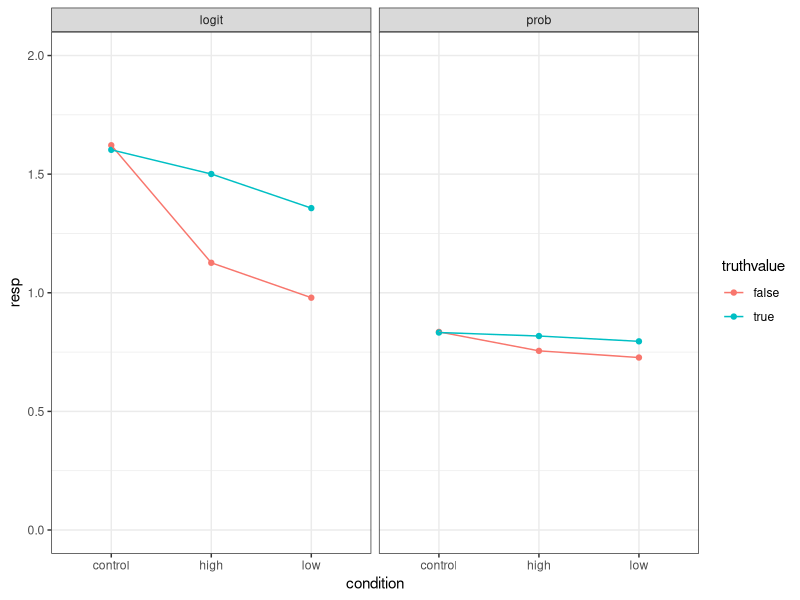
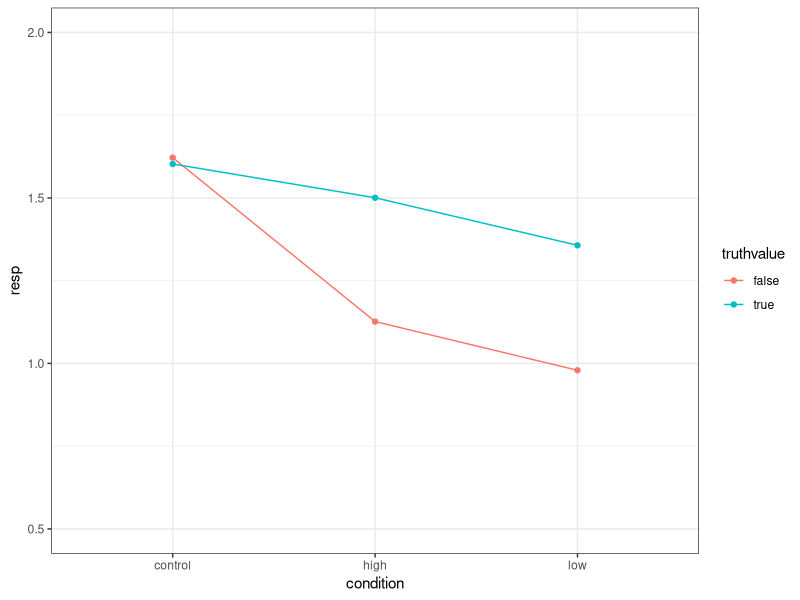
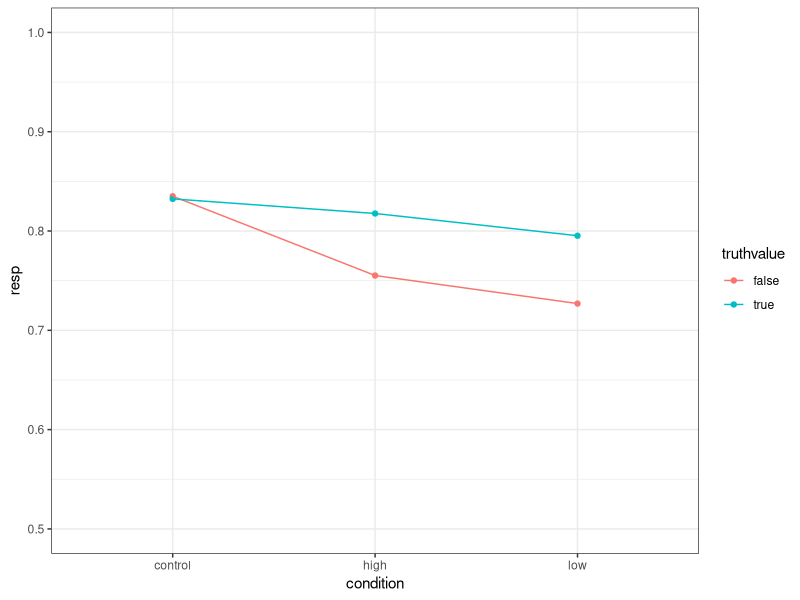
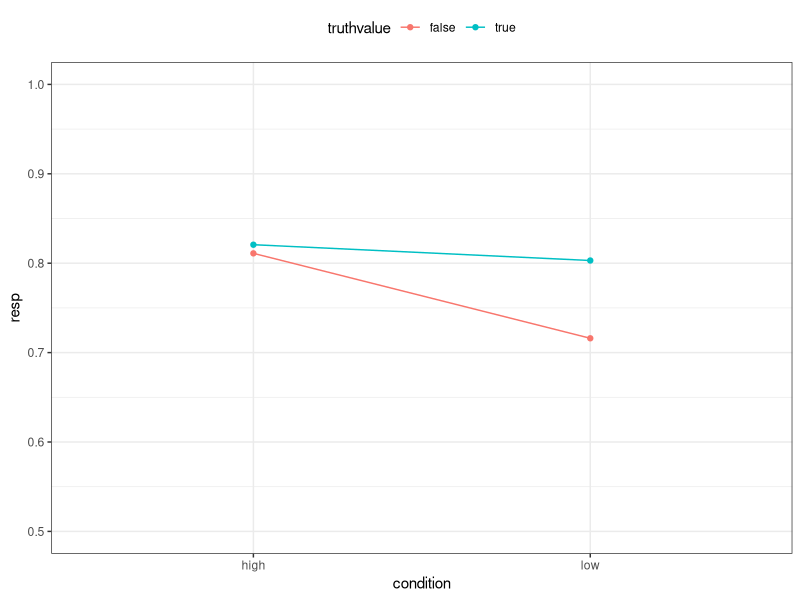
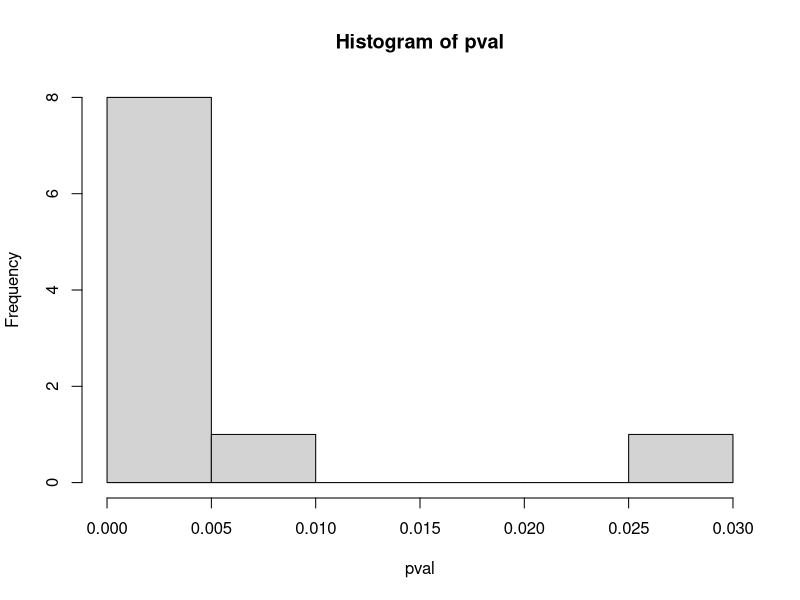
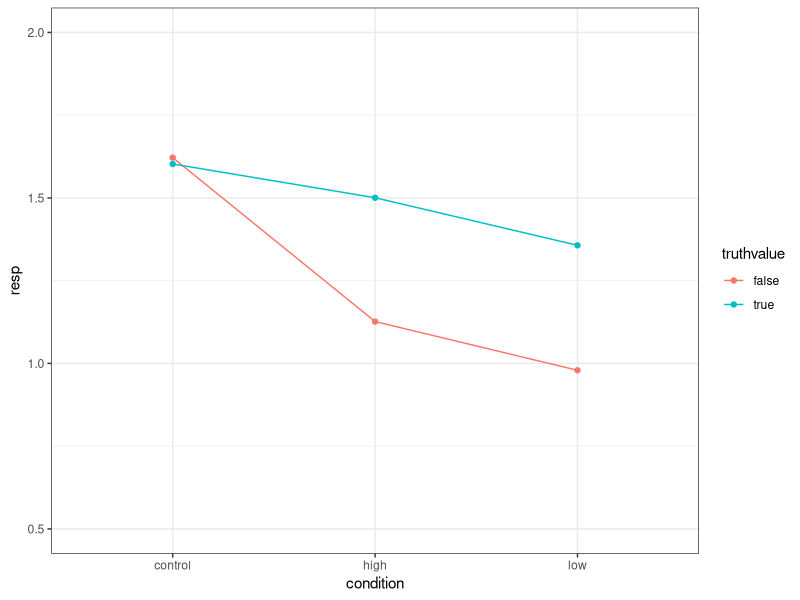
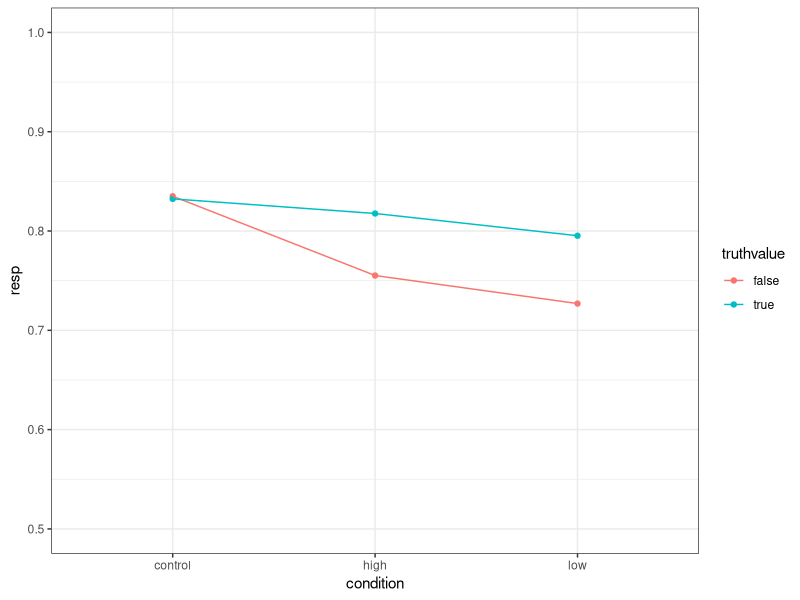
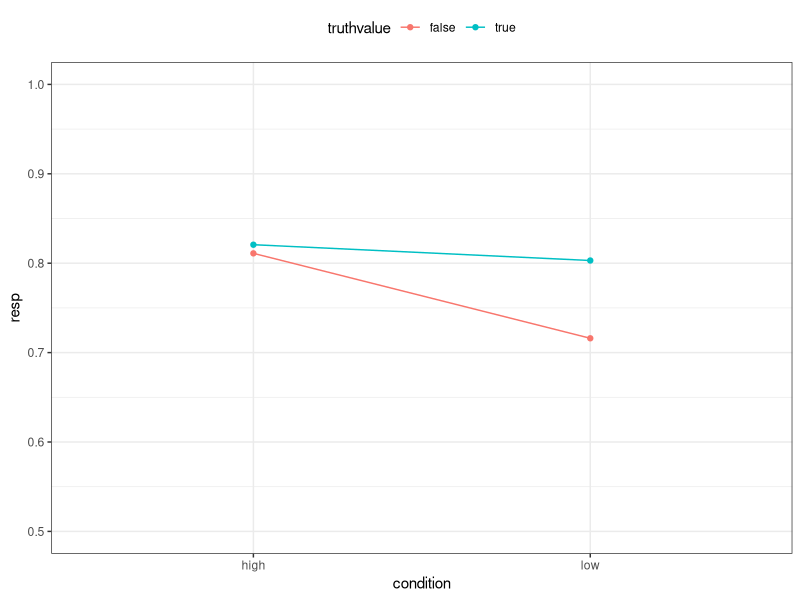

Generate these figures, in order, with R: (Note: a time limit stopped this script after it produced the figures.)
# powersimulation_GLMM_NW.R
#
# content: (1) Read data
#           (1.1) Data for Study 1
#           (1.2) Data for Study 2
#          (2) Analysis Study 1 
#          (3) Data simulation
#          (4) Power simulation
#          (5) Parameter recovery
#          (6) Estimation of inflation effect
#          (7) Analysis Study 2
#
# input:  data_by_trial.csv
#         Data_Nora.txt
# output: pval.RData
#         par_rev.RData
#         predlogit.pdf
#         predprob.pdf
#         find_params.pdf
#         inflation.pdf
#
# created: Jan/20/2023, NW
# last mod: Feb/02/2023, NW

# setwd("C:/Users/nwickelmaier/Nextcloud/Documents/teaching/regression/08_power_simulation/")

library(lme4)
library(ggplot2)

#--------------- (1) Read data ---------------

#--------------- (1.1) Data for Study 1
dat0 <- read.csv("data_by_trial.csv", row.names = "X")

# VP ausschließen: 18023, 52409, 63779, 73209 
dat0 <- dat0[!dat0$participantID %in% c(18023, 52409, 63779, 73209), ]
dat0 <- dat0[dat0$Position != 81, ]
dat0$itemID <- paste0(dat0$Text_x, dat0$Position)

# only targets
dat1 <- dat0[dat0$Position %in% 1:40, ]
dat1$condition <- factor(dat1$condition)
dat1$truthvalue <- factor(dat1$truthvalue)

rm(dat0)

#--------------- (1.2) Data for Study 2
dat2 <- na.omit(read.table("Data_Nora.txt", row.names = "X", na.string = ""))
dat2$truthvalue <- factor(dat2$truthvalue)
dat2$condition <- factor(dat2$condition)
dat2$participantID <- factor(dat2$participantID)
dat2$itemID <- factor(dat2$itemID)

#--------------- (2) Analysis Study 1 ---------------

# Model predictions
glm1 <- glmer(correctAnswer ~ truthvalue*condition + (1|participantID) +
              (1|itemID), dat1, family = binomial)
summary(glm1)
#xtable::xtable(summary(glm1)$coef)

dat1$logit <- predict(glm1, re.form = NA)
dat1$prob <- predict(glm1, type = "resp", re.form = NA)

logit <- aggregate(logit ~ truthvalue + condition, dat1, mean)
names(logit)[3] <- "resp"
prob <- aggregate(prob ~ truthvalue + condition, dat1, mean)
names(prob)[3] <- "resp"

datm1 <- rbind(prob, logit)
datm1$type <- factor(rep(c("prob", "logit"), each = 6))

ggplot(data = datm1) + 
  geom_point(mapping = aes(x = condition, y = resp, color = truthvalue)) +
  geom_line(mapping = aes(x = as.numeric(condition), y = resp, color = truthvalue)) +
  ylim(0, 2) +
  theme_bw() +
  facet_wrap(vars(type))

ggplot(data = datm1[datm1$type == "logit",]) + 
  geom_point(mapping = aes(x = condition, y = resp, color = truthvalue)) +
  geom_line(mapping = aes(x = as.numeric(condition), y = resp, color = truthvalue)) +
  ylim(0.5, 2) +
  theme_bw() +
  theme(legend.background = element_rect(fill = "transparent"),
      legend.box.background = element_rect(fill = "transparent", color = NA),
      legend.key = element_rect(fill = "transparent"),
      panel.background = element_rect(fill = "transparent"),
      strip.background = element_rect(fill = "transparent"),
      strip.text = element_text(face = "bold"),
      plot.background = element_rect(fill = "transparent", color = NA),
      )

ggsave("figures/predlogit.pdf", width = 4.75, height = 3.375)

ggplot(data = datm1[datm1$type == "prob",]) + 
  geom_point(mapping = aes(x = condition, y = resp, color = truthvalue)) +
  geom_line(mapping = aes(x = as.numeric(condition), y = resp, color = truthvalue)) +
  ylim(0.5, 1) +
  theme_bw() +
  theme(legend.background = element_rect(fill = "transparent"),
      legend.box.background = element_rect(fill = "transparent", color = NA),
      legend.key = element_rect(fill = "transparent"),
      panel.background = element_rect(fill = "transparent"),
      strip.background = element_rect(fill = "transparent"),
      strip.text = element_text(face = "bold"),
      plot.background = element_rect(fill = "transparent", color = NA),
      )

ggsave("figures/predprob.pdf", width = 4.75, height = 3.375)

#--------------- (3) Data simulation ---------------

n <- 200

# Create data frame
dat <- data.frame(
    id         = factor(rep(1:n, each = 40)),
    item       = factor(paste(rep(1:5, each = 40), 1:40, sep = ":")),
    condition  = factor(rep(c("high", "low"), each = 40)),
    truthvalue = factor(rep(c("true", "false"), c(30, 10)))
)

# Do some checks
xtabs( ~ id + item, dat)
xtabs( ~ condition + truthvalue, dat)
xtabs( ~ condition + truthvalue + id, dat)

# Visually finding suitable parameters

set.seed(1226)

sim <- simulate( ~ truthvalue * condition + (1|id) + (1|item),
                newdata = dat,
                newparams = list(beta = c(1.5, -0.02, -0.4, 0.4),
                                 theta = c(0.001, 0.001)),
                family = binomial)[,1]

#g <- glmer(sim ~ truthvalue * condition + (1|id) + (1|item), dat, family=binomial)
g <- glm(sim ~ truthvalue * condition, dat, family = binomial)
summary(g)

dat$prob <- predict(g, type = "resp")
dat$logit <- predict(g)

prob <- aggregate(prob ~ truthvalue + condition, dat, mean)
names(prob)[3] <- "resp"
logit <- aggregate(logit ~ truthvalue + condition, dat, mean)
names(logit)[3] <- "resp"

datm <- rbind(prob, logit)
datm$type <- rep(c("prob", "logit"), each = 4)

ggplot(data = datm[datm$type == "prob", ]) + 
  geom_point(mapping = aes(x = condition, y = resp, color = truthvalue)) +
  geom_line(mapping = aes(x = as.numeric(condition), y = resp, color = truthvalue)) +
  ylim(0.5, 1) +
  #ylim(-0.5, 1) +
  theme_bw() +
  theme(legend.position="top")# +
  #facet_wrap(vars(type))

ggsave("figures/find_params.pdf", width = 5.75, height = 3.375)

#--------------- (4) Power simulation ---------------

ran <- c("id.(Intercept)"   = 0.6,
         "item.(Intercept)" = 0.8)
fix <- c("(Intercept)"                 = 0, 
         "truthvaluetrue"              = 0.05,
         "conditionlow"                = -0.4,
         "truthvaluetrue:conditionlow" = 0.4)

# Simulate DV
sim <- simulate( ~ truthvalue * condition + (1|id) + (1|item),
                newdata   = dat,
                newparams = list(beta = fix, theta = ran),
                family    = binomial,
                nsim      = 10)

pval <- numeric(ncol(sim))

for (i in seq_len(ncol(sim))) {
  m1 <- glmer(sim[, i] ~ truthvalue * condition + 
                (1|id) + (1|item), dat, family = binomial)
  pval[i] <- summary(m1)$coef["truthvaluetrue:conditionlow", "Pr(>|z|)"]
  }

# Power
mean(pval < 0.05)
hist(pval)

save(pval, file = "pval.RData")

#--------------- (5) Parameter recovery ---------------

par_rev <- replicate(400, {
  sim <- simulate( ~ truthvalue*condition + (1|id) + (1|item),
                  newdata = dat,
                  newparams = list(beta = c(0, 0.01, -0.2, 0.2),
                                   theta = c(0.5, 0.5)),
                  family = binomial)[,1]
  glmer(sim ~ truthvalue * condition + (1|id) + (1|item), 
        data = dat, family = binomial)
  })

save(par_rev, file = "par_rev.RData")

mean(sapply(par_rev, fixef)[1,]); mean(sapply(par_rev, fixef)[2,])
mean(sapply(par_rev, fixef)[3,]); mean(sapply(par_rev, fixef)[4,])

mean(sqrt(sapply(par_rev, function(x) unlist(VarCorr(x)))[1,]))
mean(sqrt(sapply(par_rev, function(x) unlist(VarCorr(x)))[2,]))

#--------------- (6) Estimation of inflation effect ---------------

idx <- order(sapply(par_rev, function(x) fixef(x)["truthvaluetrue:conditionlow"]))
# 
int <- sapply(par_rev[idx], function(x) fixef(x)["truthvaluetrue:conditionlow"])
ci <- sapply(par_rev[idx], function(x) confint(x, method = "Wald")["truthvaluetrue:conditionlow", ])
p <- sapply(par_rev[idx], function(x) summary(x)$coef["truthvaluetrue:conditionlow", "Pr(>|z|)"])

int <- sapply(par_rev, 
              function(x) fixef(x)["truthvaluetrue:conditionlow"])
ci <- sapply(par_rev, 
             function(x) confint(x, method = "Wald")["truthvaluetrue:conditionlow", ])
p <- sapply(par_rev, 
            function(x) summary(x)$coef["truthvaluetrue:conditionlow", "Pr(>|z|)"])

mean(p < 0.05)
hist(p)

pdf("figures/inflation.pdf", width = 7, height = 3.375, pointsize = 10)
par(mai = c(0.6, 0.6, 0.1, 0.1), mgp = c(2, 0.7, 0))

plot(int, type = "n", ylim = c(-.5, 1), ylab = "truthvaluetrue:conditionlow", 
     xlab = "sample id")
arrows(seq_along(int), ci[1, ], seq_along(int), ci[2, ], 0.02, 90, 3, col = "darkgray")
points(int, pch = 21, col = "darkmagenta", bg = c("darkmagenta", "white")[(p < 0.05) + 1])
abline(h = c(0, 0.2), lty = c(2, 1))
legend("bottomright", c("not significant", "significant"), pch = 21,
       col = "darkmagenta", pt.bg = c("darkmagenta", "white"), bty = "n")
legend("topleft",
       c(expression(Effect == 0.2),
         expression(list(n == 200, power %~~% 0.5))),
       bty = "n")

dev.off()

summary(int[p < 0.05])

#--------------- (7) Analysis Study 2 ---------------

glm2 <- glmer(correctAnswer ~ truthvalue * condition + (1|participantID) +
              (1|itemID), dat2, family = binomial)
summary(glm2)

dat2$prob <- predict(glm2, type = "resp")
dat2$logit <- predict(glm2)

prob <- aggregate(prob ~ truthvalue + condition, dat2, mean)
names(prob)[3] <- "resp"
logit <- aggregate(logit ~ truthvalue + condition, dat2, mean)
names(logit)[3] <- "resp"

datm2 <- rbind(prob, logit)
datm2$type <- rep(c("prob", "logit"), each = 4)

ggplot(data = datm2) + 
  geom_point(mapping = aes(x = condition, y = resp, color = truthvalue)) +
  geom_line(mapping = aes(x = as.numeric(condition), y = resp, color = truthvalue)) +
  #ylim(-0.5, 1) +
  theme_bw() +
  facet_wrap(vars(type))

datagg <- aggregate(correctAnswer ~ truthvalue + condition, dat2, mean)

ggplot(data = datagg) + 
  geom_point(mapping = aes(x = condition, y = correctAnswer, color = truthvalue)) +
  geom_line(mapping = aes(x = as.numeric(condition), y = correctAnswer, color = truthvalue)) +
  ylim(0, 1) +
  theme_bw() +
  theme(legend.position="top")

ggsave("figures/study2.pdf", width = 3.375, height = 3.375)
